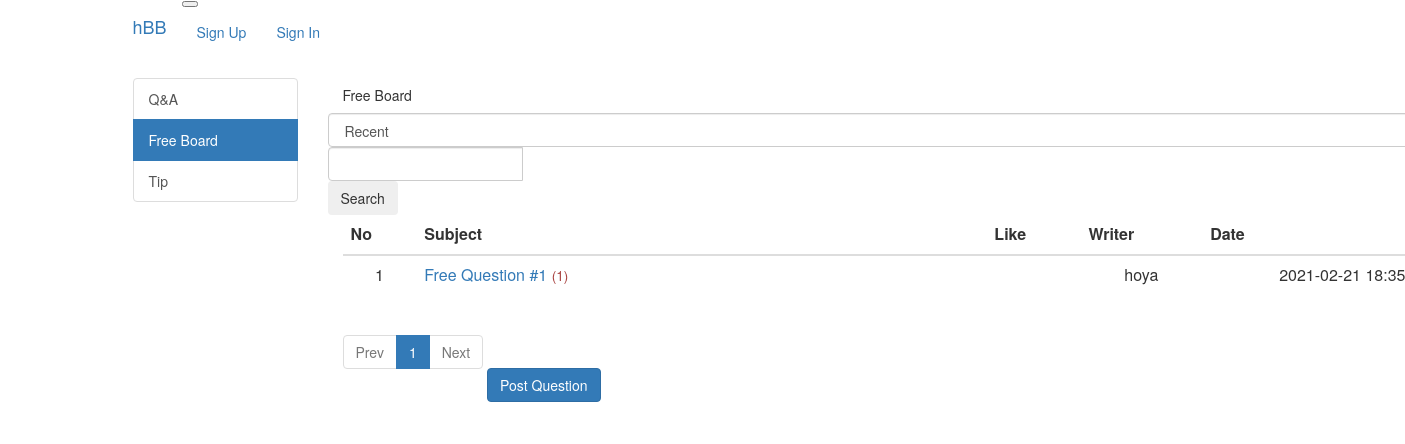
Screenshot of /question/list/free with the database file from the repository.
### src/models/question.py (models this page shows)
class QuestionModel(db.Model):
    id = db.Column(db.Integer, primary_key=True)
    category = db.Column(db.String(16), nullable=False)
    subject = db.Column(db.String(200), nullable=False)
    content = db.Column(db.Text(), nullable=False)
    created_date = db.Column(db.DateTime(), nullable=False)
    user_id = db.Column(
        db.Integer, db.ForeignKey("user_model.id", ondelete="CASCADE"), nullable=False
    )
    user = db.relationship("UserModel", backref=db.backref("question_set"))
    modified_date = db.Column(db.DateTime(), nullable=True)
    like = db.relationship(
        "UserModel", secondary=question_like, backref=db.backref("question_like_set")
    )

### src/models/user.py (models this page shows)
class UserModel(db.Model):
    id = db.Column(db.Integer, primary_key=True)
    username = db.Column(db.String(150), unique=True, nullable=False)
    password = db.Column(db.String(200), nullable=False)
    email = db.Column(db.String(120), unique=True, nullable=False)

### src/views/question_views.py (the view, shortened to what this page needs)
@bp.route("/list/<string:category>")
def _list(category="qna"):
    page = request.args.get("page", type=int, default=1)
    keyword = request.args.get("keyword", type=str, default="")
    sort = request.args.get("sort", type=str, default="recent")
    question_list = QuestionModel.query.filter(QuestionModel.category == category)
    if sort == "recommend":
        sub_query = (
            db.session.query(
                question_like.c.question_id, func.count("*").label("num_like")
            )
            .group_by(question_like.c.question_id)
            .subquery()
        )
        question_list = question_list.outerjoin(
            sub_query, QuestionModel.id == sub_query.c.question_id
        ).order_by(sub_query.c.num_like.desc(), QuestionModel.created_date.desc())
    else:
        question_list = question_list.order_by(QuestionModel.created_date.desc())
    question_list = question_list.paginate(page, per_page=10)
    return render_template(
        "question/question_list.html",
        category=category,
        question_list=question_list,
        page=page,
        keyword=keyword,
        sort=sort,
    )

### src/filter.py (called while the page is built)
def format_datetime(value, fmt="%Y-%m-%d %H:%M"):
    return value.strftime(fmt)

### src/views/account_views.py (called while the page is built)
@bp.before_app_request
def load_signed_in_user():
    user_id = session.get("user_id")
    if user_id is None:
        g.user = None
    else:
        g.user = UserModel.query.get(user_id)

### src/templates/question/question_list.html (shortened to what this page needs)
{% extends "base.html" %}
{% block content %}
<div class="container py-2">
    <h5 class="border-bottom pb-2 mb-3">
        {% if category == 'qna' %}
        Q & A
        {% elif category == 'free' %}
        Free Board
        {% elif category == 'tip' %}
        Tip
        {% endif %}
    </h5>
    <div class="row justify-content-between my-3">
        <div class="col-2">
            <select class="form-control sort">
                <option value="recent" {% if sort=='recent' %}selected{% endif %}>Recent</option>
            </select>
        </div>
        <div class="col-4 input-group">
            <input class="form-control keyword" type="text" value="{{ keyword or '' }}">
            <div class="input-group-append">
                <button id="btn_search" class="btn btn-outline-secondary" type="button">Search</button>
            </div>
        </div>
    </div>
    <table class="table">
        <thead>
            <tr class="text-center thead-dark">
                <th>No</th>
                <th style="width: 50%">Subject</th>
                <th>Like</th>
                <th>Writer</th>
                <th>Date</th>
            </tr>
        </thead>
        <tbody>
            {% if question_list %}
            {% for question in question_list.items %}
            <tr class="text-center">
                <td>{{ question_list.total - ((question_list.page - 1) * question_list.per_page) -
                    loop.index0
                    }}
                </td>
                <td class="text-left">
                    <a href="{{ url_for('question.detail', question_id=question.id) }}">
                        {{ question.subject }}
                    </a>
                    {% if question.answer_set|length > 0 %}
                    <span class="text-danger small ml-2">({{ question.answer_set|length }})</span>
                    {% endif %}
                </td>
                <td>
                </td>
                <td>{{ question.user.username }}</td>
                <td>{{ question.created_date|datetime }}</td>
            </tr>
            {% endfor %}
            {% else %}
            <tr>
                <td colspan="3">There are no questions.</td>
            </tr>
            {% endif %}
        </tbody>
    </table>
    <ul class="pagination justify-content-center">
        {% if question_list.has_prev %}
        <li class="page-item">
            <a class="page-link" data-page="{{ question_list.prev_num }}" href="#">Prev</a>
        </li>
        {% else %}
        <li class="page-item disabled">
            <a class="page-link" tabindex="-1" aria-disabled="true" href="#">Prev</a>
        </li>
        {% endif %}
        {% for page_num in question_list.iter_pages() %}
        {% if page_num %}
        {% if page_num != question_list.page %}
        <li class="page-item">
            <a class="page-link" data-page="{{ page_num }}" href="#">{{ page_num }}</a>
        </li>
        {% else %}
        <li class="page-item active" aria-current="page">
            <a class="page-link" href="#">{{ page_num }}</a>
        </li>
        {% endif %}
        {% else %}
        <li class="disabled">
            <a class="page-link" href="#">...</a>
        </li>
        {% endif %}
        {% endfor %}
        {% if question_list.has_next %}
        <li class="page-item">
            <a class="page-link" data-page="{{ question_list.next_num }}" href="#">Next</a>
        </li>
        {% else %}
        <li class="page-item disabled">
            <a class="page-link" tabindex="-1" aria-disabled="true" href="#">Next</a>
        </li>
        {% endif %}
    </ul>
    <a href="{{ url_for('question.create', category=category) }}" class="btn btn-primary">Post Question</a>
</div>
{% endblock %}

### rows the page displays
QuestionModel: user "1", subject "Free Question #1", answer_set|length "1", user.username "hoya", created_date "2021-02-21 18:35"

### other values shown
{{ page_num }} "1"
